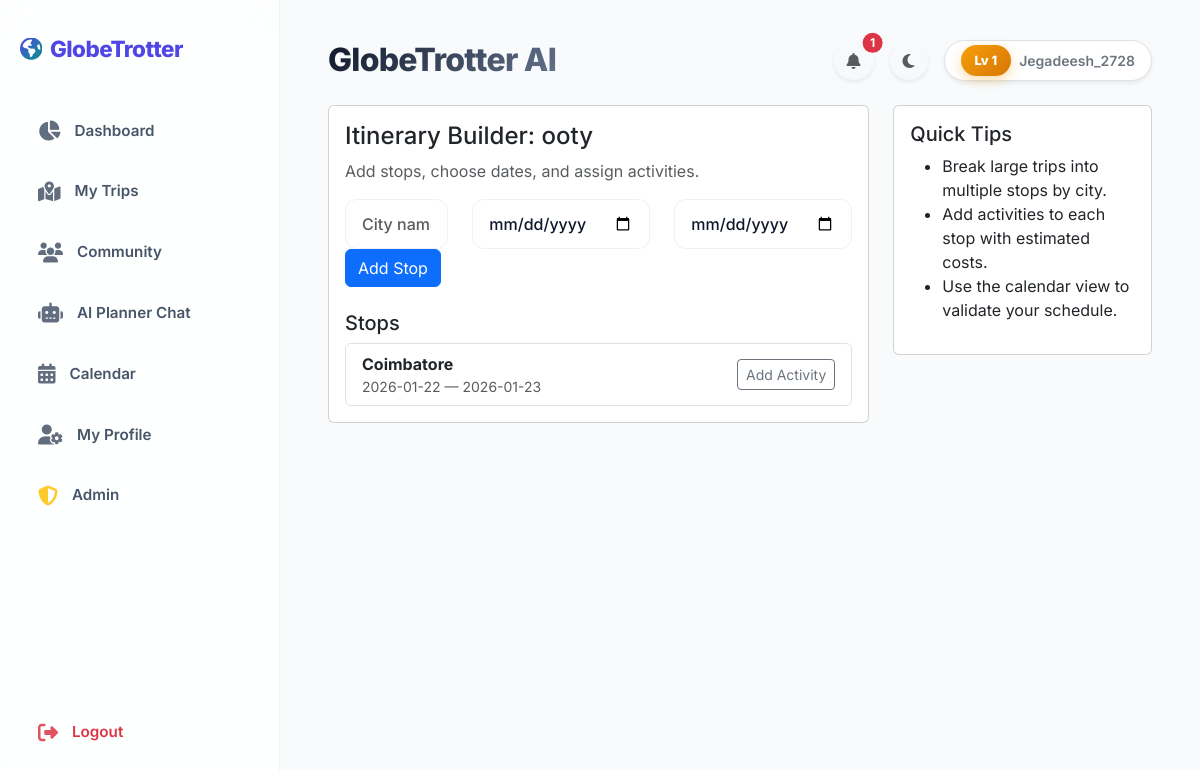
Page /trip/1/builder (signed in) on the committed database.
### app.py/app.py (models this page shows)
class User(UserMixin, db.Model):
    id = db.Column(db.Integer, primary_key=True)
    username = db.Column(db.String(150), unique=True, nullable=False)
    email = db.Column(db.String(150), unique=True, nullable=False)
    password = db.Column(db.String(150), nullable=False)
    is_admin = db.Column(db.Boolean, default=False)
    xp = db.Column(db.Integer, default=0)
    level = db.Column(db.Integer, default=1)
    points = db.Column(db.Integer, default=0)
    trips = db.relationship('Trip', backref='author', lazy=True, cascade="all, delete-orphan")
    achievements = db.relationship('UserAchievement', backref='user', lazy=True, cascade="all, delete-orphan")
    notifications = db.relationship('Notification', backref='user', lazy=True, cascade="all, delete-orphan")
    chat_messages = db.relationship('ChatMessage', backref='user', lazy=True, cascade="all, delete-orphan")
    documents = db.relationship('UploadedDocument', backref='user', lazy=True, cascade="all, delete-orphan")
    journal_entries = db.relationship('JournalEntry', backref='user', lazy=True, cascade="all, delete-orphan")

class Trip(db.Model):
    id = db.Column(db.Integer, primary_key=True)
    name = db.Column(db.String(100), nullable=False)
    destination = db.Column(db.String(100), nullable=False)
    start_date = db.Column(db.Date, nullable=False)
    end_date = db.Column(db.Date, nullable=False)
    is_public = db.Column(db.Boolean, default=False)
    user_id = db.Column(db.Integer, db.ForeignKey('user.id'), nullable=False)
    estimated_budget = db.Column(db.Float, nullable=True, default=0.0)
    style = db.Column(db.String(50), default="Solo") # Solo, Family, Honeymoon, Adventure, Luxury, Backpacking
    sections = db.relationship('TripSection', backref='trip', lazy=True, cascade="all, delete-orphan")
    stops = db.relationship('Stop', backref='trip', lazy=True, cascade="all, delete-orphan")
    expenses = db.relationship('Expense', backref='trip', lazy=True, cascade="all, delete-orphan")
    journal_entries = db.relationship('JournalEntry', backref='trip', lazy=True, cascade="all, delete-orphan")
    packing_lists = db.relationship('PackingList', backref='trip', lazy=True, cascade="all, delete-orphan")
    places = db.relationship('PlaceOfInterest', backref='trip', lazy=True, cascade="all, delete-orphan")
    likes = db.relationship('Like', backref='trip', lazy=True, cascade="all, delete-orphan")
    bookmarks = db.relationship('Bookmark', backref='trip', lazy=True, cascade="all, delete-orphan")
    comments = db.relationship('Comment', backref='trip', lazy=True, cascade="all, delete-orphan")
    ratings = db.relationship('Rating', backref='trip', lazy=True, cascade="all, delete-orphan")

class Stop(db.Model):
    id = db.Column(db.Integer, primary_key=True)
    trip_id = db.Column(db.Integer, db.ForeignKey('trip.id'), nullable=False)
    city_id = db.Column(db.Integer, db.ForeignKey('city.id'), nullable=False)
    arrival = db.Column(db.Date, nullable=True)
    depart = db.Column(db.Date, nullable=True)
    ord = db.Column(db.Integer, default=0)
    city = db.relationship('City')
    activities = db.relationship('Activity', backref='stop', lazy=True, cascade="all, delete-orphan")

class City(db.Model):
    id = db.Column(db.Integer, primary_key=True)
    name = db.Column(db.String(150), nullable=False)
    country = db.Column(db.String(150), nullable=True)
    cost_index = db.Column(db.Float, default=1.0)
    popularity = db.Column(db.Integer, default=0)

### app.py/app.py (the view)
@app.route('/trip/<int:trip_id>/builder')
@login_required
def itinerary_builder_view(trip_id):
    trip = Trip.query.get_or_404(trip_id)
    if trip.user_id != current_user.id:
        flash('You do not have permission to edit this itinerary.')
        return redirect(url_for('view_trip', trip_id=trip.id))
    return render_template('itinerary_builder.html', trip=trip)

### app.py/app.py (called while the page is built)
@login_manager.user_loader
def load_user(user_id):
    return User.query.get(int(user_id))

### templates/itinerary_builder.html (shortened to what this page needs)
{% extends "base.html" %}
{% block content %}
<div class="row">
    <div class="col-md-8">
        <div class="card p-3 mb-3">
            <h4>Itinerary Builder: {{ trip.name if trip else 'New Trip' }}</h4>
            <p class="text-muted">Add stops, choose dates, and assign activities.</p>
            <form method="POST" action="{{ url_for('add_stop', trip_id=trip.id) if trip else '#' }}">
                <div class="row mb-2">
                    <div class="col"><input type="text" name="city" class="form-control" placeholder="City name (e.g. Paris)" required></div>
                    <div class="col"><input type="date" name="arrival" class="form-control" placeholder="Arrival"></div>
                    <div class="col"><input type="date" name="depart" class="form-control" placeholder="Depart"></div>
                    <div class="col-auto"><button class="btn btn-primary">Add Stop</button></div>
                </div>
            </form>
            <div class="mt-3">
                {% if trip and trip.stops %}
                    <h5>Stops</h5>
                    <ul class="list-group">
                        {% for stop in trip.stops|sort(attribute='ord') %}
                        <li class="list-group-item d-flex justify-content-between align-items-center">
                            <div>
                                <strong>{{ stop.city.name }}</strong>
                                <div class="small text-muted">{{ stop.arrival }} — {{ stop.depart }}</div>
                            </div>
                            <div>
                                <a class="btn btn-sm btn-outline-secondary" href="#" data-bs-toggle="modal" data-bs-target="#addActivityModal-{{ stop.id }}">Add Activity</a>
                            </div>
                        </li>
                        {% endfor %}
                    </ul>
                {% else %}
                    <div class="alert alert-light">No stops yet — add your first city above.</div>
                {% endif %}
            </div>
        </div>
    </div>
    <div class="col-md-4">
        <div class="card p-3">
            <h5>Quick Tips</h5>
            <ul>
                <li>Break large trips into multiple stops by city.</li>
                <li>Add activities to each stop with estimated costs.</li>
                <li>Use the calendar view to validate your schedule.</li>
            </ul>
        </div>
    </div>
</div>
{% endblock %}

### templates/base.html (shortened to what this page needs)
<!DOCTYPE html>
<html lang="en">
<head>
    <link href="https://cdn.jsdelivr.net/npm/bootstrap@5.3.0/dist/css/bootstrap.min.css" rel="stylesheet">
    <link rel="stylesheet" href="https://cdnjs.cloudflare.com/ajax/libs/font-awesome/6.4.0/css/all.min.css">
    <link rel="stylesheet" href="{{ url_for('static', filename='css/style.css') }}">
</head>
<body>
    <div class="app-wrapper">
        {% if current_user.is_authenticated %}
        <aside class="app-sidebar">
            <a href="{{ url_for('dashboard') }}" class="sidebar-brand">
                <i class="fa-solid fa-earth-americas text-teal me-2"></i>
                <span>GlobeTrotter</span>
            </a>
            <ul class="sidebar-menu">
                <li>
                    <a href="{{ url_for('dashboard') }}" class="sidebar-link {% if request.path == url_for('dashboard') %}active{% endif %}">
                        <i class="fa-solid fa-chart-pie"></i>
                        <span>Dashboard</span>
                    </a>
                </li>
                <li>
                    <a href="{{ url_for('my_trips') }}" class="sidebar-link {% if request.path == url_for('my_trips') %}active{% endif %}">
                        <i class="fa-solid fa-map-location-dot"></i>
                        <span>My Trips</span>
                    </a>
                </li>
                <li>
                    <a href="{{ url_for('community') }}" class="sidebar-link {% if request.path == url_for('community') or request.path == url_for('leaderboard_view') %}active{% endif %}">
                        <i class="fa-solid fa-users"></i>
                        <span>Community</span>
                    </a>
                </li>
                <li>
                    <a href="{{ url_for('ai_chat_view') }}" class="sidebar-link {% if request.path == url_for('ai_chat_view') %}active{% endif %}">
                        <i class="fa-solid fa-robot"></i>
                        <span>AI Planner Chat</span>
                    </a>
                </li>
                <li>
                    <a href="{{ url_for('calendar_view') }}" class="sidebar-link {% if request.path == url_for('calendar_view') %}active{% endif %}">
                        <i class="fa-solid fa-calendar-days"></i>
                        <span>Calendar</span>
                    </a>
                </li>
                <li>
                    <a href="{{ url_for('profile') }}" class="sidebar-link {% if request.path == url_for('profile') %}active{% endif %}">
                        <i class="fa-solid fa-user-gear"></i>
                        <span>My Profile</span>
                    </a>
                </li>
                {% if current_user.is_admin %}
                <li>
                    <a href="{{ url_for('admin_panel') }}" class="sidebar-link {% if request.path == url_for('admin_panel') %}active{% endif %}">
                        <i class="fa-solid fa-shield-halved text-warning"></i>
                        <span>Admin</span>
                    </a>
                </li>
                {% endif %}
            </ul>
            <div class="mt-auto">
                <a href="{{ url_for('logout') }}" class="sidebar-link text-danger">
                    <i class="fa-solid fa-right-from-bracket"></i>
                    <span>Logout</span>
                </a>
            </div>
        </aside>
        {% endif %}
        <main class="app-content" style="{% if not current_user.is_authenticated %}margin-left: 0; width: 100%;{% endif %}">
            {% if current_user.is_authenticated %}
            <div class="header-actions mb-4">
                <div class="d-flex align-items-center">
                    <h2 class="heading-title m-0">GlobeTrotter AI</h2>
                </div>
                <div class="d-flex align-items-center gap-3">
                    <div class="dropdown">
                        <button class="btn btn-light position-relative rounded-circle shadow-sm" type="button" id="notifDropdown" data-bs-toggle="dropdown" aria-expanded="false" onclick="fetchNotifications()">
                            <i class="fa-solid fa-bell text-muted"></i>
                            <span id="notif-badge" class="position-absolute top-0 start-100 translate-middle badge rounded-pill bg-danger d-none">
                            </span>
                        </button>
                    </div>
                    <button id="theme-toggle" class="btn btn-light rounded-circle shadow-sm" type="button">
                        <i class="fa-solid fa-moon text-muted"></i>
                    </button>
                    <a href="{{ url_for('profile') }}" class="d-flex align-items-center text-decoration-none bg-white py-1 px-3 border rounded-pill shadow-sm">
                        <span class="xp-level-badge me-2">Lv {{ current_user.level or 1 }}</span>
                        <small class="text-secondary fw-semibold">{{ current_user.username }}</small>
                    </a>
                </div>
            </div>
            {% endif %}
            {% block content %}{% endblock %}
        </main>
    </div>
</body>
</html>

### static/css/style.css (style rules this page uses)
:root { --primary: #4f46e5; --primary-hover: #4338ca; --secondary: #0d9488; --secondary-hover: #0f766e; --accent: #f43f5e; --accent-hover: #e11d48; --bg-color: #f8fafc; --card-bg: rgba(255, 255, 255, 0.75); --border-color: rgba(148, 163, 184, 0.15); --focus-ring: rgba(79, 70, 229, 0.15); --text-primary: #0f172a; --text-secondary: #475569; --text-muted: #64748b; --sidebar-bg: rgba(255, 255, 255, 0.85); --sidebar-active: linear-gradient(135deg, rgba(79, 70, 229, 0.08), rgba(13, 148, 136, 0.08)); --sidebar-border: rgba(148, 163, 184, 0.12); --glow-shadow: 0 10px 30px -10px rgba(0, 0, 0, 0.04), 0 1px 3px rgba(0, 0, 0, 0.02); --elevation-hover: 0 20px 40px -15px rgba(79, 70, 229, 0.08), 0 1px 3px rgba(0, 0, 0, 0.02); --border-radius-sm: 8px; --border-radius-md: 12px; --border-radius-lg: 20px; }
* { transition: background-color 0.3s cubic-bezier(0.25, 0.8, 0.25, 1), border-color 0.3s cubic-bezier(0.25, 0.8, 0.25, 1), color 0.2s ease, box-shadow 0.25s ease; }
body { background-color: var(--bg-color); color: var(--text-primary); font-family: 'Inter', -apple-system, BlinkMacSystemFont, "Segoe UI", Roboto, sans-serif; overflow-x: hidden; margin: 0; padding: 0; -webkit-font-smoothing: antialiased; -moz-osx-font-smoothing: grayscale; }
.app-wrapper { display: flex; min-height: 100vh; }
.app-sidebar { width: 280px; background-color: var(--sidebar-bg); backdrop-filter: blur(20px); -webkit-backdrop-filter: blur(20px); border-right: 1px solid var(--sidebar-border); padding: 32px 20px; display: flex; flex-direction: column; position: fixed; height: 100vh; z-index: 100; }
.sidebar-brand { font-size: 1.4rem; font-weight: 800; color: var(--primary); text-decoration: none; display: flex; align-items: center; margin-bottom: 40px; letter-spacing: -0.5px; }
.sidebar-brand i { background: linear-gradient(135deg, var(--primary), var(--secondary)); -webkit-background-clip: text; background-clip: text; -webkit-text-fill-color: transparent; }
.sidebar-menu { list-style: none; padding: 0; margin: 0; flex-grow: 1; }
.sidebar-link { display: flex; align-items: center; padding: 14px 18px; color: var(--text-secondary); text-decoration: none; border-radius: var(--border-radius-md); font-weight: 600; margin-bottom: 10px; font-size: 0.95rem; }
.sidebar-link i { margin-right: 14px; font-size: 1.25rem; opacity: 0.85; }
.app-content { margin-left: 280px; padding: 40px 48px; width: calc(100% - 280px); flex-grow: 1; }
.form-control, .form-select { background-color: rgba(255, 255, 255, 0.4); border: 1.5px solid var(--border-color); border-radius: var(--border-radius-md); padding: 12px 16px; color: var(--text-primary); font-weight: 500; }
.xp-level-badge { display: inline-flex; align-items: center; background: linear-gradient(135deg, #f59e0b, #d97706); color: #ffffff; font-weight: 800; padding: 6px 14px; border-radius: 9999px; font-size: 0.8rem; box-shadow: 0 4px 12px rgba(245, 158, 11, 0.35); animation: badge-pulse 2s infinite ease-in-out; }
.header-actions { display: flex; justify-content: space-between; align-items: center; margin-bottom: 32px; }
.heading-title { font-weight: 800; font-size: 2rem; letter-spacing: -0.75px; background: linear-gradient(135deg, var(--text-primary), var(--text-muted)); -webkit-background-clip: text; background-clip: text; -webkit-text-fill-color: transparent; }

### rows in the picture
User: level "1", username "Jegadeesh_2728"
Trip: name "ooty"
Stop: city.name "Coimbatore", arrival "2026-01-22", depart "2026-01-23"
